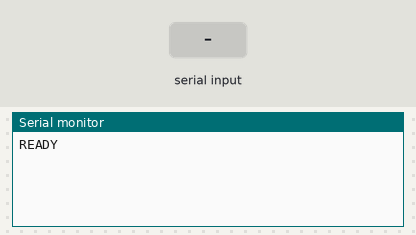
This sketch was run on a simulated Arduino Uno, built with avr-gcc and run on an emulated ATmega328P. Shown: the last lines printed to the serial monitor. Inputs (shaded band) come from the test bench.

Above: at 1.2 s.
1.3 s: "GOTO 1\n" received over Serial
At 2.0 s:
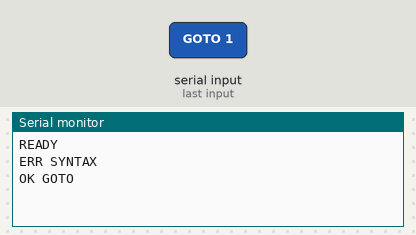
2.8 s: "TRACK 1\n" received over Serial
At 4.0 s:
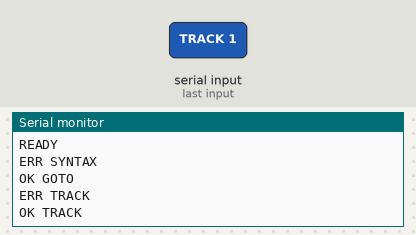
4.3 s: "ZERO\n" received over Serial
At 4.9 s:
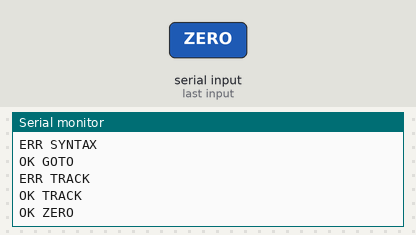
5.8 s: "STOP\n" received over Serial
At 7.2 s:
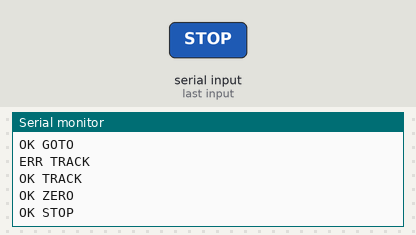

The sketch:

tracker2.4.ino
```cpp
#include <AccelStepper.h>

// ================== PINOS ==================
#define AZ_STEP 2
#define AZ_DIR 3
#define ALT_STEP 4
#define ALT_DIR 5

// ================== MOTORES ==================
AccelStepper motorAz(AccelStepper::DRIVER, AZ_STEP, AZ_DIR);
AccelStepper motorAlt(AccelStepper::DRIVER, ALT_STEP, ALT_DIR);

// ================== CONFIG ==================
const float AZ_STEPS_PER_DEG = 20.0;
const float ALT_STEPS_PER_DEG = 20.0;

// Limites físicos
const float AZ_MIN = 0, AZ_MAX = 360;
const float ALT_MIN = 0, ALT_MAX = 90;

float currentAz = 0.0;
float currentAlt = 0.0;

float targetAz = 0.0;
float targetAlt = 0.0;

bool tracking = false;

float speedAz = 0;
float speedAlt = 0;

// ================== SETUP ==================
void setup() {
  Serial.begin(9600);

  motorAz.setMaxSpeed(800);
  motorAz.setAcceleration(400);

  motorAlt.setMaxSpeed(800);
  motorAlt.setAcceleration(400);

  Serial.println("READY");
}

// ================== LOOP ==================
void loop() {
  readCommand();

  if (tracking) {
    motorAz.setSpeed(speedAz);
    motorAlt.setSpeed(speedAlt);

    motorAz.runSpeed();
    motorAlt.runSpeed();
  } else {
    motorAz.run();
    motorAlt.run();
  }
}

// ================== SERIAL ==================
String inputString = "";
void readCommand() {
  while (Serial.available()) {
    char inChar = (char)Serial.read();
    if (inChar == '\n') {
      inputString.trim();
      parseCommand(inputString);
      inputString = "";
    } else {
      inputString += inChar;
    }
  }
}

void parseCommand(String cmd) {
  if (cmd.startsWith("GOTO")) {
    parseGoto(cmd);
    tracking = false;
    Serial.println("OK GOTO");
  }
  else if (cmd.startsWith("TRACK")) {
    parseTrackSpeed(cmd);
    tracking = true;
    Serial.println("OK TRACK");
  }
  else if (cmd == "ZERO") {
    zeroPosition();
    Serial.println("OK ZERO");
  }
  else if (cmd == "STOP") {
    speedAz = 0;
    speedAlt = 0;

    motorAz.setSpeed(0);
    motorAlt.setSpeed(0);

    motorAz.stop();
    motorAlt.stop();

    tracking = false;
    Serial.println("OK STOP");
  }
  else {
    Serial.println("ERR SYNTAX");
  }
}

// ================== GOTO / TRACK ==================
void parseGoto(String cmd) {
  float az, alt;

  int azIndex = cmd.indexOf("AZ=");
  int altIndex = cmd.indexOf("ALT=");

  if (azIndex < 0 || altIndex < 0) {
    Serial.println("ERR SYNTAX");
    return;
  }

  az = cmd.substring(azIndex + 3, cmd.indexOf(' ', azIndex + 3)).toFloat();
  alt = cmd.substring(altIndex + 4).toFloat();

  moveTo(az, alt);
}

// ================== MOVIMENTO ==================
void moveTo(float az, float alt) {
  // Respeita limites
  az = constrain(az, AZ_MIN, AZ_MAX);
  alt = constrain(alt, ALT_MIN, ALT_MAX);

  targetAz = az;
  targetAlt = alt;

  long azSteps = az * AZ_STEPS_PER_DEG;
  long altSteps = alt * ALT_STEPS_PER_DEG;

  motorAz.moveTo(azSteps);
  motorAlt.moveTo(altSteps);
}

// ================== ZERO ==================
void zeroPosition() {
  motorAz.setCurrentPosition(0);
  motorAlt.setCurrentPosition(0);

  currentAz = 0;
  currentAlt = 0;
}

void parseTrackSpeed(String cmd) {
  int azIndex = cmd.indexOf("VAZ=");
  int altIndex = cmd.indexOf("VALT=");

  if (azIndex < 0 || altIndex < 0) {
    Serial.println("ERR TRACK");
    return;
  }

  float vaz = cmd.substring(azIndex + 4, cmd.indexOf(' ', azIndex + 4)).toFloat();
  float valt = cmd.substring(altIndex + 5).toFloat();

  // converte °/s → steps/s
  speedAz = vaz * AZ_STEPS_PER_DEG;
  speedAlt = valt * ALT_STEPS_PER_DEG;

  // limite de segurança
  speedAz = constrain(speedAz, -200, 200);
  speedAlt = constrain(speedAlt, -200, 200);
}
```

Measured:
- after the input at 1.3 s, the serial monitor: prints a new line at once (image 1)
- after the input at 2.8 s, the serial monitor: prints a new line at once (image 2)
- after the input at 4.3 s, the serial monitor: prints a new line at once (image 3)
- after the input at 5.8 s, the serial monitor: prints a new line at once (image 4)
